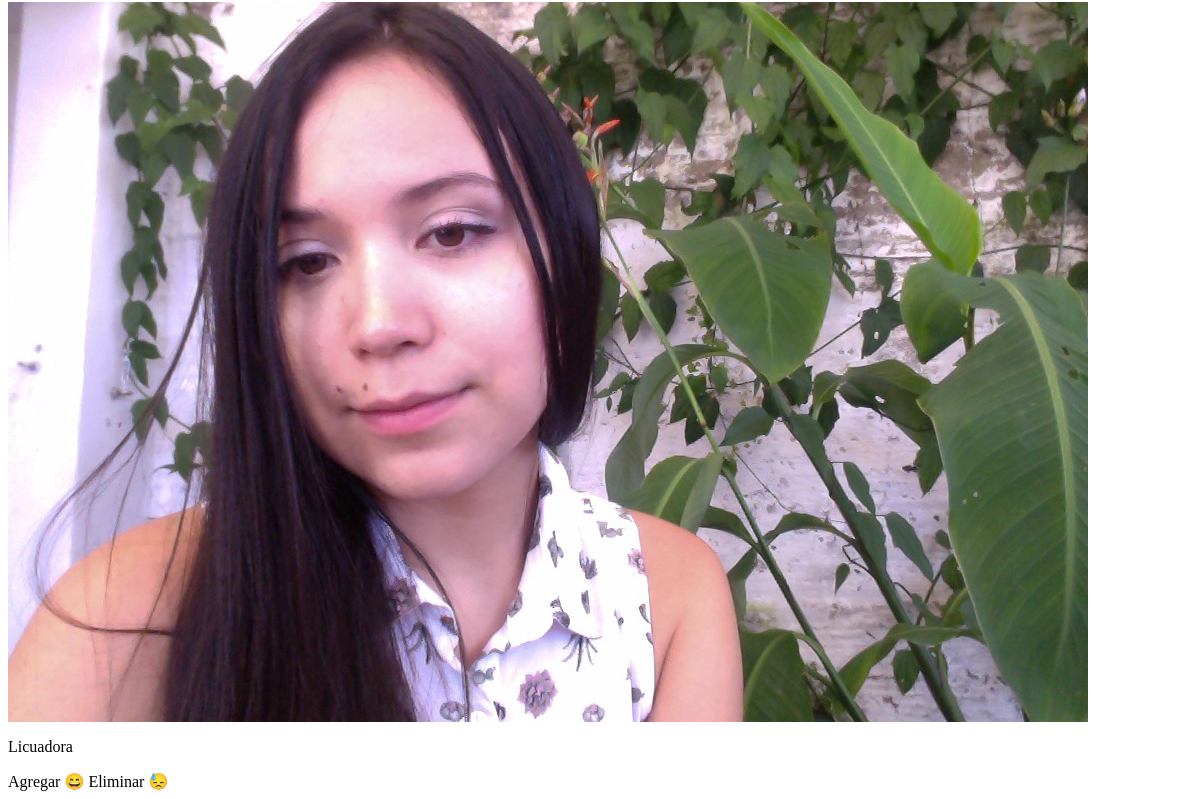
The app's page /gift_list/ (lower part), older data.
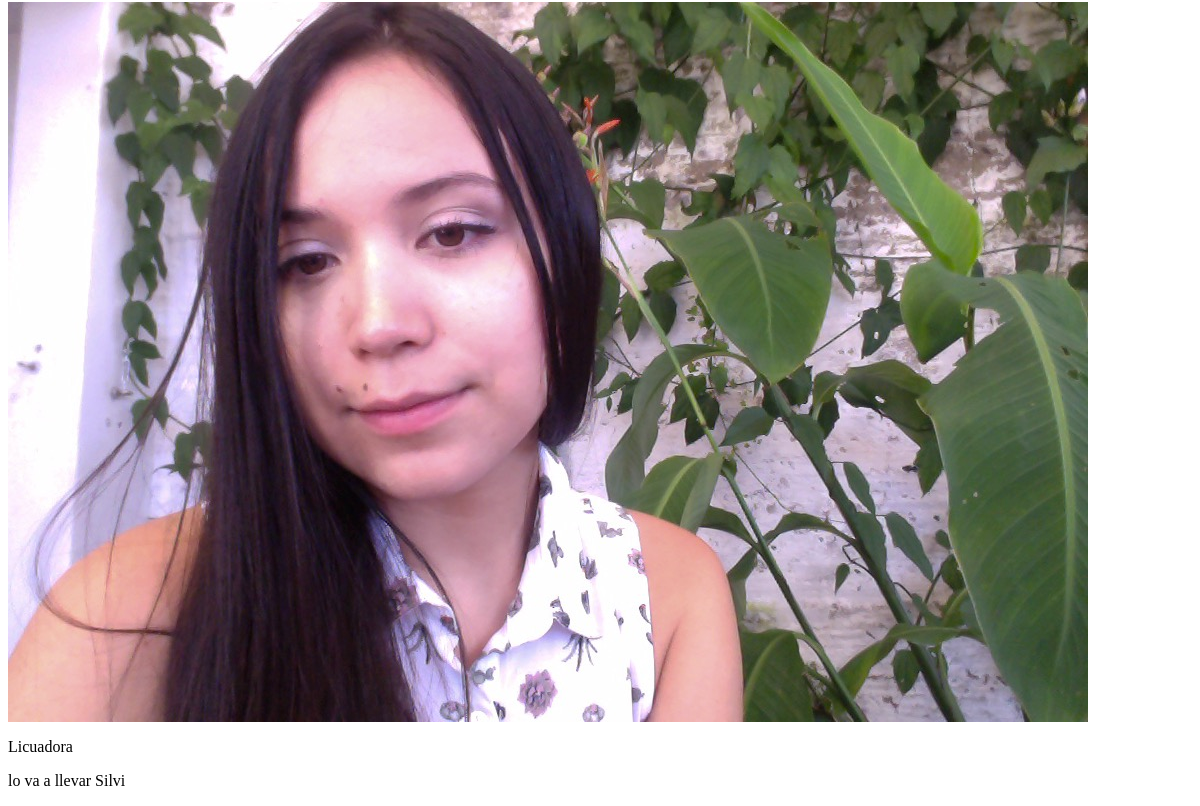
The same page, newer data.
### hw/models.py (models this page shows, shortened)
class Gift(models.Model):
    STATUS_CHOICES = (('Available','A'), ('Taken','T'))
    name = models.CharField(max_length=200)
    status = models.CharField(max_length=15, choices=STATUS_CHOICES, null=False)
    price = models.DecimalField(max_digits=8, decimal_places=3)
    pic = models.TextField()
    guest = models.ForeignKey(Guest, models.SET_NULL, blank=True, null=True)

class Guest(models.Model):
    name = models.CharField(max_length=70)
    mail = models.EmailField(max_length=254)
    mobile = models.IntegerField()
    going = models.BooleanField(default=True)
    invitation = models.ForeignKey(Invitation, models.SET_NULL, blank=True, null=True)
    def __str__(self):
        return self.name

### hw/views.py (the view)
# urls.py: path('gift_list/', GiftlistView.as_view(), name="gift_list"),
class GiftlistView(TemplateView):
    template_name = 'hw/gift_list.html'

### hw/context_processor.py (called while the page is built)
def guests_data(request):
    guests = Guest.objects.all()
    return {'guests': guests}

def gifts_data(request):
    gifts = Gift.objects.all()
    return {'gifts': gifts}

def invitations_data(request):
    invitations = Invitation.objects.all()
    return {'invitations': invitations}

### hw/templates/hw/gift_list.html
{% block content %}
<section class="Container">
  <section class="List masonry">
    {% for gift in gifts %}
      {% include "hw/gift.html"%}
    {% endfor %}
  </section>
</section>
{% endblock  %}

### hw/templates/hw/gift.html
{% block content %}
   <div class="Item">
     <div class="Item-content">
       <img src="{{ gift.pic }}" />
       <div id="cover_{{gift.pk}}" class="{% if gift.status == 'Taken' %}  {% if gift.guest.id == guest.pk %} cover added {% else %} cover-blocked {% endif %} {% else %} cover {% endif %}">
          <p class="Add">{{gift.name|title}}</p>
          {% if gift.status == 'Available'%}
            <a class="Button green" id="add_{{gift.pk}}" onclick="add_gift({{gift.pk}})">
            Agregar 😄</a>
            <a class="Button hidden red" id="rmv_{{gift.pk}}" onclick="remove_gift({{gift.pk}})">
            Eliminar 😓</a>
          {% elif gift.guest.id == guest.pk %}
            <p>Lo llevas vos!</p>
            <a class="Button green hidden" id="add_{{gift.pk}}" onclick="add_gift({{gift.pk}})">
             Conservar 😅</a>
            <a class="Button is-outlined red" id="rmv_{{gift.pk}}" onclick="remove_gift({{gift.pk}})">
            Eliminar 😓</a>
          {% else %}
          <p> lo va a llevar {{gift.guest}}</p>
          {% endif %}
        </div>
    </div>
  </div>
{% endblock  %}

Row changes from the older to the newer data that the page shows:
changed Gift "Licuadora": guest (not shown) → "Silvi"; status "Agregar 😄 Eliminar 😓" → "lo va a llevar"
